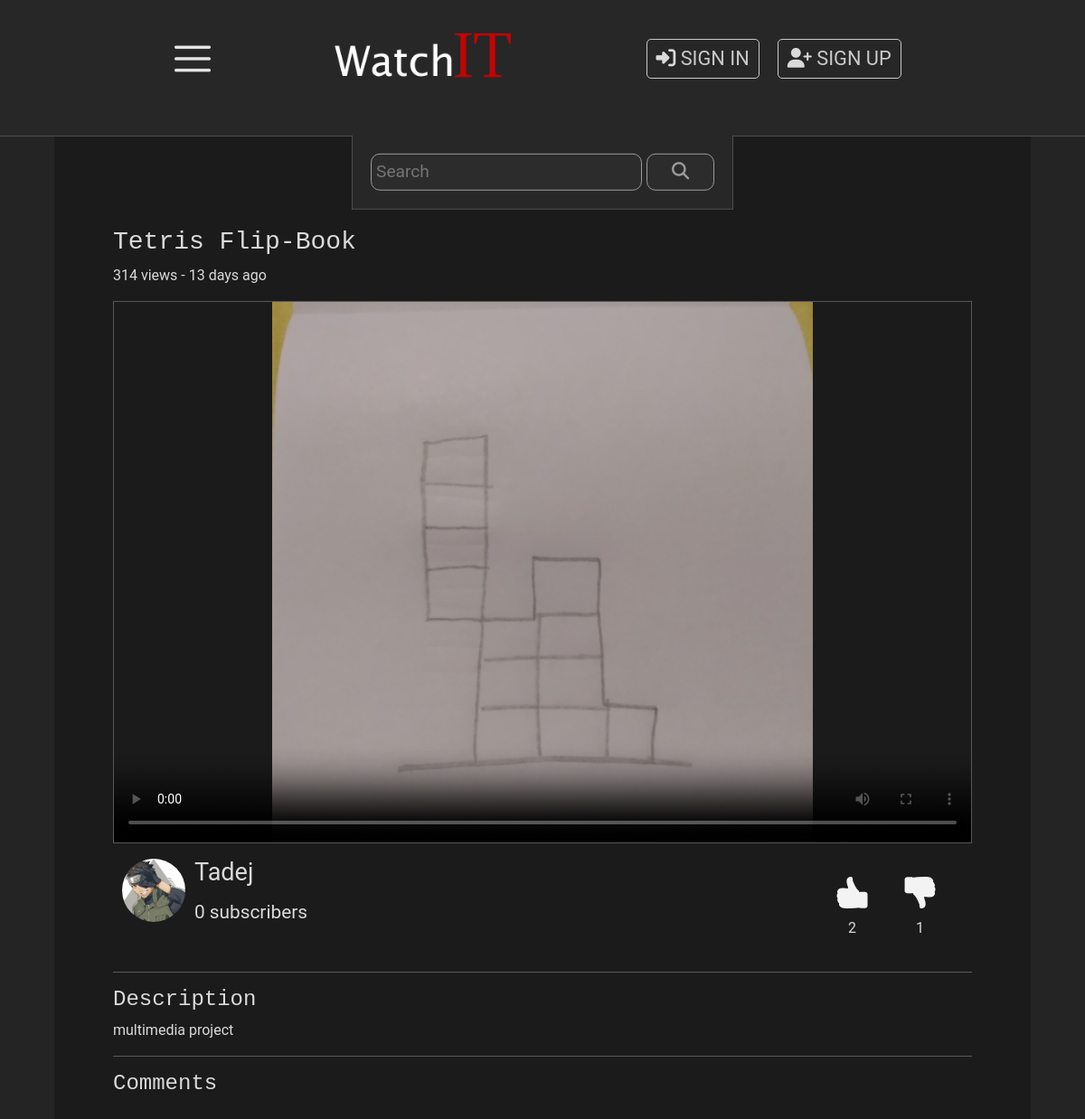
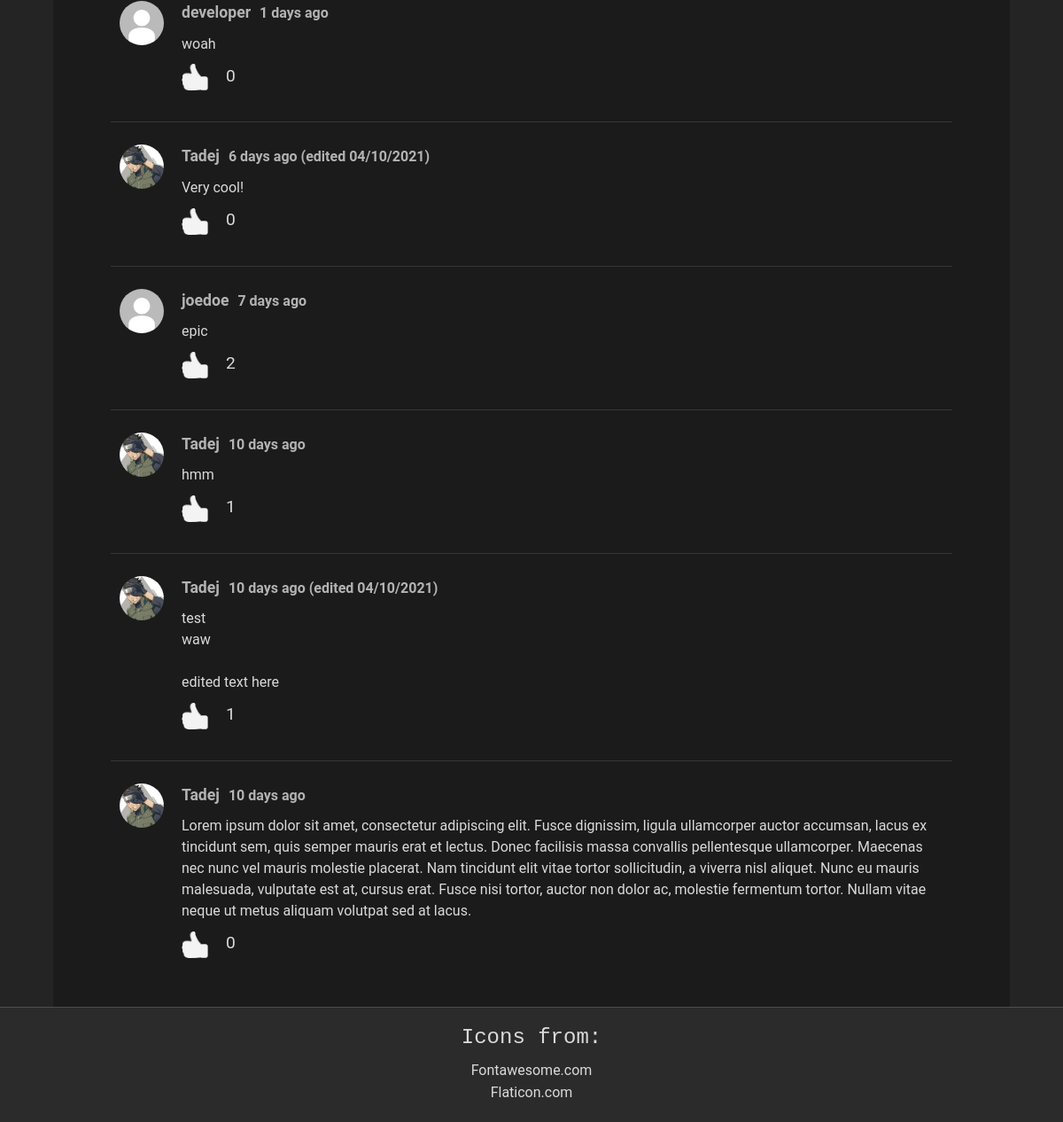
/watch.php?id=2, run on the app's committed database (2 pictures, top to bottom).
### tables this page shows
CREATE TABLE `videos` (
  `id` int(11) NOT NULL,
  `video_url` char(255) NOT NULL,
  `thumbnail` varchar(255) NOT NULL,
  `title` varchar(100) NOT NULL,
  `upload_date` timestamp NOT NULL DEFAULT current_timestamp(),
  `description` text DEFAULT NULL,
  `views` int(11) NOT NULL DEFAULT 0,
  `listed` int(1) NOT NULL DEFAULT 0,
  `channel_id` int(11) NOT NULL
);

CREATE TABLE `users` (
  `id` int(11) NOT NULL,
  `username` varchar(100) NOT NULL,
  `password` varchar(255) NOT NULL,
  `email` varchar(255) NOT NULL,
  `profile_picture_url` varchar(255) DEFAULT NULL,
  `creation_date` timestamp NOT NULL DEFAULT current_timestamp()
);

CREATE TABLE `channels` (
  `id` int(11) NOT NULL,
  `url` varchar(255) NOT NULL,
  `subscribers` int(11) NOT NULL,
  `views` int(11) NOT NULL,
  `banner_picture_url` varchar(255) DEFAULT NULL,
  `description` text DEFAULT NULL,
  `user_id` int(11) NOT NULL
);

CREATE TABLE `video_comments` (
  `id` int(11) NOT NULL,
  `comment` text NOT NULL,
  `date` timestamp NOT NULL DEFAULT current_timestamp(),
  `edited` int(1) NOT NULL DEFAULT 0,
  `edit_date` timestamp NULL DEFAULT NULL ON UPDATE current_timestamp(),
  `user_id` int(11) NOT NULL,
  `video_id` int(11) NOT NULL
);

### select_video_details.php (called while the page is built, shortened)
<?php
    $videoID = $_GET['id'];
    $sql = "SELECT v.*, c.id AS channelID, u.username AS username, u.profile_picture_url AS pfp, c.subscribers AS subscribers, u.id AS userid
    FROM videos v INNER JOIN channels c ON c.id=v.channel_id
    INNER JOIN users u ON u.id=c.user_id
    WHERE (v.id = ?)";
    $stmt = $pdo->prepare($sql);
    $stmt->execute([$videoID]);
    $video = $stmt->fetch();
    if (!isset($editing))
        $views = addView($pdo, $videoID, (int)$video['views']);
    function addView($pdo, $videoID, $views) {
        $sql = "SELECT views FROM videos WHERE (id=?)";
        $stmt = $pdo->prepare($sql);
        $stmt->execute([$videoID]);
        $result = $stmt->fetch();
        return $result['views'];
    }
?>

### functions.php (called while the page is built, shortened)
<?php
    function getTimeDifference($time) {
        $time = strtotime($time);
        $timeNow = time();
        $difference = $timeNow - $time;
        if ($difference < 60) {
            $output = $difference . " seconds ago";
        }
        else if ($difference < (60 * 60)) {
            $output = (int)($difference / 60) . " minutes ago";
        }
        else if ($difference < (60 * 60 * 24)) {
            $output = (int)($difference / 60 / 60) . " hours ago";
        }
        else if ($difference < (60 * 60 * 24 * 30)) {
            $output = (int)($difference / 60 / 60 / 24) . " days ago";
        }
        return $output;
    }
?>

### select_video_likes.php (called while the page is built, shortened)
<?php
    $sql = "SELECT COUNT(*) AS likesCount FROM video_likes WHERE (video_id = ?)";
    $stmt = $pdo->prepare($sql);
    $stmt->execute([$videoID]);
    $result = $stmt->fetch();
    $likes = $result['likesCount'];
?>

### select_video_dislikes.php (called while the page is built, shortened)
<?php
    $sql = "SELECT COUNT(*) AS dislikesCount FROM video_dislikes WHERE (video_id = ?)";
    $stmt = $pdo->prepare($sql);
    $stmt->execute([$videoID]);
    $result = $stmt->fetch();
    $dislikes = $result['dislikesCount'];
?>

### select_comments.php (the view, shortened to what this page needs)
<?php
    $sql = "SELECT * FROM video_comments WHERE video_id=? ORDER BY date DESC";
    $stmt = $pdo->prepare($sql);
    $stmt->execute([$videoID]);
    $comments = $stmt->fetchAll();
    $length = count($comments);
    $i = 0;
    foreach ($comments as $comment) {
        $sql = "SELECT u.*, c.id AS channelID FROM users u INNER JOIN video_comments vc ON u.id=vc.user_id INNER JOIN channels c ON u.id=c.user_id WHERE vc.id=?";
        $stmt = $pdo->prepare($sql);
        $stmt->execute([$comment['id']]);
        $poster = $stmt->fetch();
        $sql = "SELECT COUNT(*) AS likes FROM video_comment_likes WHERE comment_id=?";
        $stmt = $pdo->prepare($sql);
        $stmt->execute([$comment['id']]);
        $result = $stmt->fetch();
        $likes = $result['likes'];
        $uploadedTimeDifference = getTimeDifference($comment['date']);
        echo "<div class='comment'>"
        . "<table class='comment-table'>"
            . "<tr>"
                . "<td rowspan='4' class='comment-profile'>"
                . "<a href='channel.php?id=" . $poster['channelID'] . "'>";
                    if (isset($poster['profile_picture_url'])) {
                        echo "<img src='" . $poster['profile_picture_url'] . "' alt='pfp' class='uploader-pfp'>";
                    }
                    else {
                        echo "<img src='media/images/default-pfp.jpg' alt='pfp' class='uploader-pfp'>";
                    }
                echo "</a>"
                . "</td>"
                . "<td class='comment-date'>"
                    . "<a href='channel.php?id=" . $poster['channelID'] . "'>" . $poster['username'] . "</a>"
                    . $uploadedTimeDifference;
                    if ($comment['edited'] == 1) {
                        echo " (edited " . date('d/m/Y' , strtotime($comment['edit_date'])) . ")";
                    }
                echo "</td>"
            . "</tr>"
            . "<tr>"
                . "<td id = 'comment-text" . $comment['id'] . "'>" . $comment['comment'] . "</td>"
            . "</tr>"
            . "<tr>"
                . "<td>"
                    . "<div class='comment-like-icon-container' id='comment-like-icon-container" . $comment['id'] . "'>";
                    if (isset($liked)) {
                        if ($liked == true) {
                            echo "<img src='media/images/like-icon-checked.png' class='comment-like-icon' onmouseover='likeCheckedHover(this)' onmouseout='likeCheckedHoverRelease(this)' onclick='likeCommentUncheck(" . $comment['id'] . ")'>";
                        }
                        else {
                            echo "<img src='media/images/like-icon.png' class='comment-like-icon' onmouseover='likeHover(this)' onmouseout='likeHoverRelease(this)' onclick='likeCommentCheck(" . $comment['id'] . ")'>";
                        }
                    }
                    else {
                        echo "<a href='login.php'>"
                            . "<img src='media/images/like-icon.png' class='comment-like-icon' onmouseover='likeHover(this)' onmouseout='likeHoverRelease(this)'>"
                        . "</a>";
                    }
                echo "</div><div class='comment-likes-count' id='comment-likes" . $comment['id'] . "'>" . $likes . "</div>";
                    echo "</td>"
            . "</tr>"
            . "<tr>"
                . "<td>"
                    . "<div class='comment-edit-container' id='comment-edit-container" . $comment['id'] . "'></div>"
                . "</td>"
            . "</tr>"
        . "</table>"
        . "</div>";
        if (++$i != $length) {
            echo "<hr class='comment-hr'>";
        }
    }
?>

### watch.php (shortened to what this page needs)
<?php
require 'connection.php';
require 'select_video_details.php';
include 'functions.php';
?>
<!DOCTYPE html>
<html lang="en">
<head>
    <link rel="stylesheet" href="https://stackpath.bootstrapcdn.com/bootstrap/4.3.1/css/bootstrap.min.css">
    <link rel="stylesheet" href="css/main.css">
    <link rel="stylesheet" href="css/watch.css">
</head>
<body>
    <?php require 'header.php' ?>
    <div class="content">
        <div class="inner-content">
            <div class="video-container">
                <h3><?php echo $video['title'] ?></h3>
                <p><?php echo $views ?> views - <?php echo getTimeDifference($video['upload_date']) ?></p>
                <video controls
                    src="<?php echo $video['video_url']?>"
                    poster="<?php echo $video['thumbnail'] ?>">
                </video>
                <div class="details">
                    <div class="channel-details">
                        <?php
                            echo "<table class='uploader-info'>"
                            . "<tr>"
                                . "<td rowspan='2'>"
                                . "<a href='channel.php?id=" . $video['channelID'] . "'>";
                                    if (isset($video['pfp'])) {
                                        echo "<img src='" . $video['pfp'] . "' alt='pfp' class='uploader-pfp'>";
                                    }
                                    else {
                                        echo "<img src='media/images/default-pfp.jpg' alt='pfp' class='uploader-pfp'>";
                                    }
                                echo "</a></td><td>" . "<a href='channel.php?id=" . $video['channelID'] . "'>" . $video['username'] . "</a>". "</td>"
                            . "</tr>"
                            . "<tr>"
                                . "<td>" . $video['subscribers'] . " subscribers" . "</td>"
                            . "</tr>"
                        . "</table>"
                        ?>
                    </div>
                    <div class="video-details">
                        <div class="likes-dislikes">
                        <?php
                            include 'select_video_likes.php';
                            include 'select_video_dislikes.php';
                        ?>
                            <table>
                                <tr>
                                    <td>
                                        <div id="like-icon-container">
                                            <?php
                                                if (isset($userID)) {
                                                    if ($videoLiked == false) {
                                                        echo "<img src='media/images/like-icon.png' alt='like' id='like-button' onmouseover='likeHover(this)' onmouseout='likeHoverRelease(this)' onclick='likeCheck(" . $videoID . ")'>";
                                                    }
                                                    else {
                                                        echo "<img src='media/images/like-icon-checked.png' alt='like' id='like-button' onmouseover='likeCheckedHover(this)' onmouseout='likeCheckedHoverRelease(this)' onclick='likeUncheck(" . $videoID . ")'>";
                                                    }
                                                }
                                                else {
                                                    echo "<a href='login.php'>"
                                                        . "<img src='media/images/like-icon.png' alt='like' id='like-button' onmouseover='likeHover(this)' onmouseout='likeHoverRelease(this)'>"
                                                    . "</a>";
                                                }
                                            ?>
                                        </div>
                                    </td>
                                    <td>
                                        <div id="dislike-icon-container">
                                            <?php
                                                if (isset($userID)) {
                                                    if ($videoDisliked == false) {
                                                        echo "<img src='media/images/dislike-icon.png' alt='dislike' id='dislike-button' onmouseover='dislikeHover(this)' onmouseout='dislikeHoverRelease(this)' onclick='dislikeCheck(" . $videoID . ")'>";
                                                    }
                                                    else {
                                                        echo "<img src='media/images/dislike-icon-checked.png' alt='dislike' id='dislike-button' onmouseover='dislikeCheckedHover(this)' onmouseout='dislikeCheckedHoverRelease(this)' onclick='dislikeUncheck(" . $videoID . ")'>";
                                                    }
                                                }
                                                else {
                                                    echo "<a href='login.php'>"
                                                        . "<img src='media/images/dislike-icon.png' alt='dislike' id='dislike-button' onmouseover='dislikeHover(this)' onmouseout='dislikeHoverRelease(this)'>"
                                                    . "</a>";
                                                }
                                            ?>
                                        </div>
                                    </td>
                                </tr>
                                <tr>
                                    <td>
                                        <p id="likes-count"><?php echo $likes ?></p>
                                    </td>
                                    <td>
                                        <p id="dislikes-count"><?php echo $dislikes ?></p>
                                    </td>
                                </tr>
                            </table>
                        </div>
                    </div>
                </div>
                <hr>
                <div class="description">
                    <h4>Description</h4>
                        <?php
                            if ($video['description'] != "") {
                                echo "<p>" .  $video['description'] . "</p>";
                            }
                            else {
                                echo "<p class='missing-text'>User was too lazy to write a description...</p>";
                            }
                        ?>
                </div>
                <hr>
                <h4>Comments</h4>
                <div class="comments" id="comments-container">
                    <?php
                        include 'select_comments.php';
                    ?>
                </div>
            </div>
        </div>
    </div>
    <?php include 'footer.php'; ?>
</body>
</html>

### css/main.css (style rules this page uses)
* { margin: 0; padding: 0; color: rgb(218, 218, 218); }
body { background: rgb(36, 36, 36); font-family: "Roboto", sans-serif; }
h1, h2, h3, h4 { font-family: "Roboto Slab", monospace; }
.content { min-height: 800px; position: relative; padding: 40px; padding-top: 100px; width: 90%; max-width: 1310px; padding-bottom: 20px; margin: 0 auto 0 auto; background:rgb(27, 27, 27) }
.uploader-pfp { width: 50px; height: 50px; border-radius: 50%; margin-right: 20px; object-fit: cover; }
hr { border-top: 1px solid rgb(90, 90, 90); }

### css/watch.css (style rules this page uses)
.video-container { max-width: 1000px; width: 95%; margin: auto; display: block; }
.video-container video { max-width: 1000px; width: 100%; max-height: 600px; border: 1px solid rgb(87, 87, 87); }
table.uploader-info { display: inline; }
.details { position: relative; display: flex; justify-content: space-between; flex-wrap: wrap; flex-direction: row; }
.channel-details img { width: 70px; height: 70px; border-radius: 50%; margin: 10px; object-fit: cover; }
.channel-details { display: inline; font-size: 1.3rem; }
.video-details { display: inline; }
.channel-details a { font-size: 1.3em; color: inherit; }
.likes-dislikes { display: inline; }
.likes-dislikes table { margin: 20px; }
.likes-dislikes td { text-align: center; }
.likes-dislikes td p { margin: 0; }
.likes-dislikes img { width: 35px; height: 35px; margin: 10px 20px; cursor: pointer; }
.comment { display: block; position: relative; width: 100%; margin: 20px 0; }
.comment td { padding: 5px 10px; }
.comment-profile img { margin: 0; }
.comment-profile { text-align: center; vertical-align: top; }
.comment-date a { font-size: 1.1em; color: inherit; margin-right: 10px; }
.comment-date { font-weight: 600; color: rgb(179, 179, 179); }
.comment-like-icon-container, .comment-delete-icon-container, .comment-edit-icon-container { display: inline; }
.comment-likes-count { font-size: 1.2em; margin: 0 30px 0 20px; display: inline; }
.comment-like-icon, .comment-delete-icon, .comment-edit-icon { width: 30px; height: 30px; cursor: pointer; }
.comment-hr { border-top: 1px solid rgb(54, 54, 54); }

### data on the page
videos: title "Tetris Flip-Book", views "314", upload_date "13 days ago", users.profile_picture_url (picture), users.username "Tadej", channel.subscribers "0", description "multimedia project"
video_comments: user.username "developer", date "1 days ago", comment "woah", likes "0"
video_comments: user.profile_picture_url (picture), user.username "Tadej", date "6 days ago", edit_date "04/10/2021", comment "Very cool!", likes "0"
video_comments: user.username "joedoe", date "7 days ago", comment "epic", likes "2"
video_comments: user.profile_picture_url (picture), user.username "Tadej", date "10 days ago", comment "hmm", likes "1"
video_comments: user.profile_picture_url (picture), user.username "Tadej", date "10 days ago", edit_date "04/10/2021", comment "test waw edited text here", likes "1"
video_comments: user.profile_picture_url (picture), user.username "Tadej", date "10 days ago", comment "Lorem ipsum dolor sit amet, consectetur adipiscing elit. Fusce dignissim, ligula ullamcorper auctor accumsan, lacus ex tincidunt sem, quis semper mauris erat et lectus. Donec facilisis massa convallis pellentesque ullamcorper. Maecenas nec nunc vel mauris molestie placerat. Nam tincidunt elit vitae tortor sollicitudin, a viverra nisl aliquet. Nunc eu mauris malesuada, vulputate est at, cursus erat. Fusce nisi tortor, auctor non dolor ac, molestie fermentum tortor. Nullam vitae neque ut metus aliquam volutpat sed at lacus.", likes "0"

### other printed values
$likes "2"
$dislikes "1"
